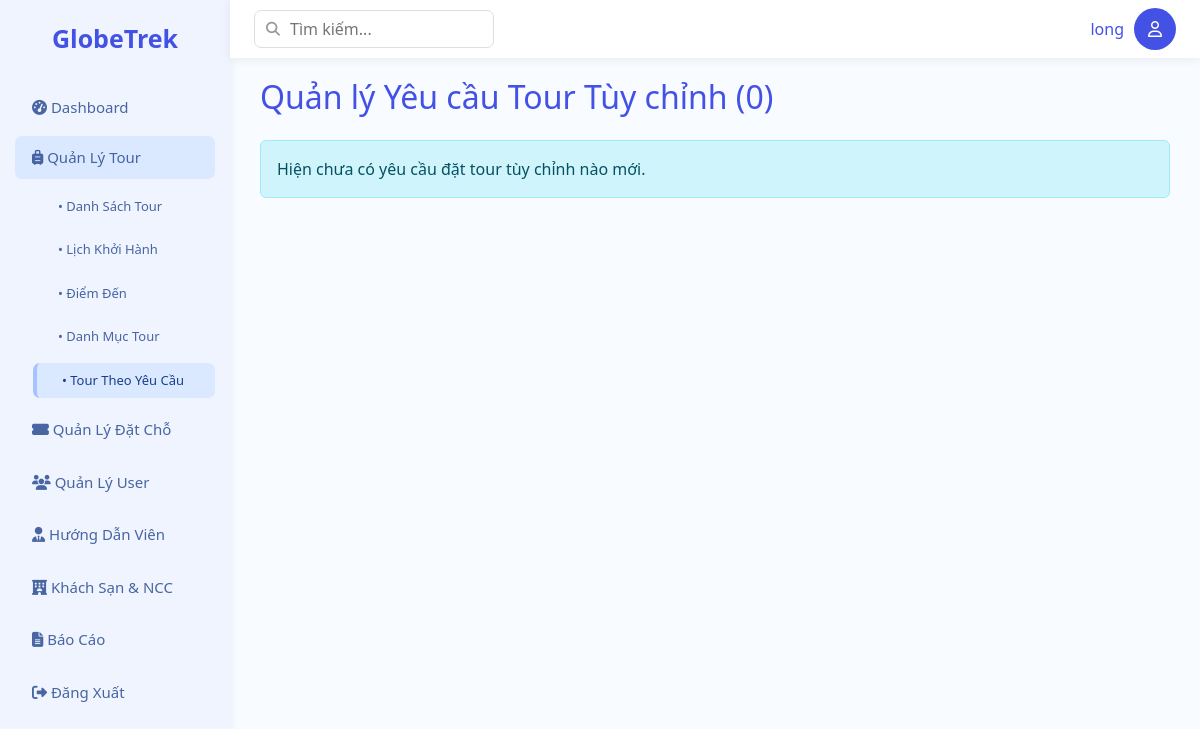
Page /Base/?action=list-requests (signed in) on the earlier database version.
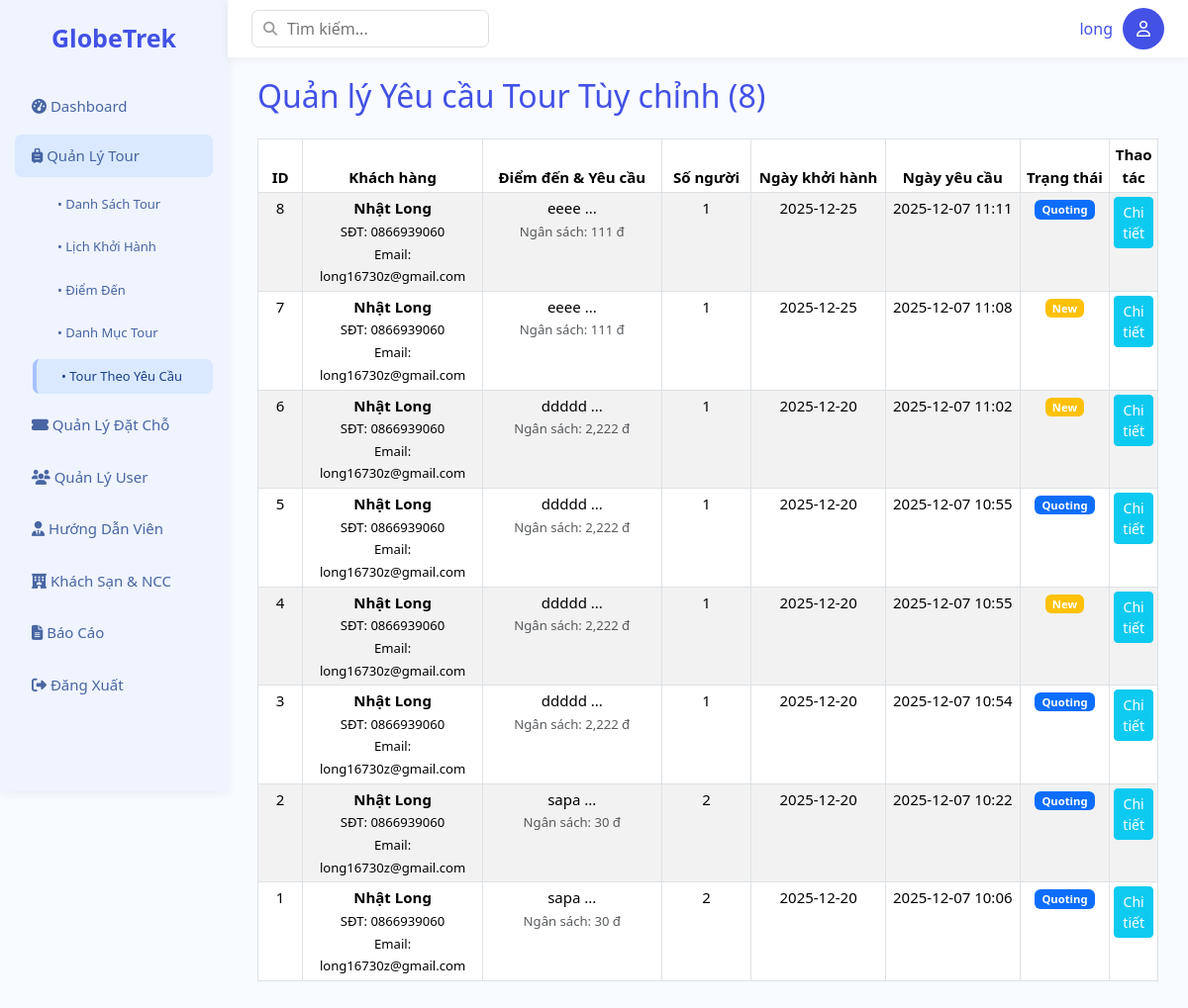
Same page on the later database version.
### tables this page shows
CREATE TABLE `custom_tour_requests` (
  `id` int NOT NULL,
  `user_id` int DEFAULT NULL COMMENT 'FK tới users.id nếu khách hàng đã đăng nhập (NULL nếu đặt qua điện thoại)',
  `customer_name` varchar(100) NOT NULL,
  `customer_email` varchar(100) DEFAULT NULL,
  `customer_phone` varchar(20) NOT NULL,
  `num_people` int NOT NULL,
  `desired_start_date` date DEFAULT NULL,
  `destination_notes` text COMMENT 'Ghi chú về địa điểm, sở thích',
  `budget_range` decimal(12,2) DEFAULT NULL COMMENT 'Ngân sách dự kiến',
  `request_date` datetime DEFAULT CURRENT_TIMESTAMP,
  `request_status` enum('New','Quoting','Accepted','Rejected','Closed') NOT NULL DEFAULT 'New'
);

### Base/controllers/TourController.php (called while the page is built, shortened)
<?php
class TourController
{
    public $customRequestModel;
    public function __construct()
    {
        $this->customRequestModel = new CustomTourRequestModel();
    }
public function listCustomRequests()
{
    $listRequests = $this->customRequestModel->getListRequests();
    require_once PATH_VIEW . 'main.php';
}
}

### Base/index.php (called while the page is built, shortened)
<?php
spl_autoload_register(function ($class) {
    $fileName = "$class.php";
    $fileModel              = PATH_MODEL . $fileName;
});
require_once './routes/index.php';

### Base/models/BaseModel.php (called while the page is built, shortened)
<?php
class BaseModel
{
    protected $pdo;
    public function __construct()
    {
        $dsn = sprintf('mysql:host=%s;port=%s;dbname=%s;charset=utf8', DB_HOST, DB_PORT, DB_NAME);
        try {
            $this->pdo = new PDO($dsn, DB_USERNAME, DB_PASSWORD, DB_OPTIONS);
        } catch (PDOException $e) {
            die("Kết nối cơ sở dữ liệu thất bại: {$e->getMessage()}. Vui lòng thử lại sau.");
        }
    }
    public function __destruct()
    {
        $this->pdo = null;
    }
    public function getConnection()
    {
        return $this->pdo;
}
}

### Base/models/CustomTourRequestModel.php (called while the page is built, shortened)
<?php
class CustomTourRequestModel extends BaseModel
{
    public $db;
    public function __construct()
    {
        $baseModel = new BaseModel();
        $this->db = $baseModel->getConnection();
    }
    public function getListRequests()
    {
        $sql = "SELECT
                r.*, u.name AS user_name, u.email AS user_account_email
            FROM custom_tour_requests r
            LEFT JOIN users u ON r.user_id = u.id
            ORDER BY r.request_date DESC";
        $stmt = $this->db->prepare($sql);
        $stmt->execute();
        return $stmt->fetchAll();
    }
}

### Base/views/admin/requests/list-requests.php (the view)
<?php include PATH_VIEW . 'layout/header.php'; ?>
<div class="main">
    <h2>Quản lý Yêu cầu Tour Tùy chỉnh (<?= count($listRequests) ?>)</h2>
    <?php if (empty($listRequests)): ?>
        <div class="alert alert-info mt-4">
            Hiện chưa có yêu cầu đặt tour tùy chỉnh nào mới.
        </div>
    <?php else: ?>
        <table class="table table-striped table-bordered table-sm mt-4">
            <thead>
                <tr>
                    <th style="width: 5%;">ID</th>
                    <th style="width: 20%;">Khách hàng</th>
                    <th style="width: 20%;">Điểm đến & Yêu cầu</th>
                    <th style="width: 10%;">Số người</th>
                    <th style="width: 15%;">Ngày khởi hành</th>
                    <th style="width: 15%;">Ngày yêu cầu</th>
                    <th style="width: 10%;">Trạng thái</th>
                    <th style="width: 5%;">Thao tác</th>
                </tr>
            </thead>
            <tbody>
                <?php foreach ($listRequests as $req): ?>
                    <tr>
                        <td><?= $req['id'] ?></td>
                        <td>
                            <strong><?= $req['customer_name'] ?></strong><br>
                            <small>SĐT: <?= $req['customer_phone'] ?></small><br>
                            <small>Email: <?= $req['customer_email'] ?></small>
                        </td>
                        <td>
                            <p class="mb-0">
                                <?= nl2br(substr($req['destination_notes'], 0, 80)) ?>...
                            </p>
                            <small class="text-muted">Ngân sách: <?= number_format($req['budget_range'] ?? 0) ?> đ</small>
                        </td>
                        <td><?= $req['num_people'] ?></td>
                        <td><?= $req['desired_start_date'] ?? 'Không rõ' ?></td>
                        <td><?= date('Y-m-d H:i', strtotime($req['request_date'])) ?></td>
                        <td>
                            <span class="badge bg-<?= ($req['request_status'] == 'New') ? 'warning' : (($req['request_status'] == 'Quoting') ? 'primary' : 'success') ?>">
                                <?= $req['request_status'] ?>
                            </span>
                        </td>
                        <td>
                            <a href="<?= BASE_URL ?>?action=view-request&id=<?= $req['id'] ?>" class="btn btn-sm btn-info text-white" title="Xem chi tiết">
                                Chi tiết
                            </a>
                        </td>
                    </tr>
                <?php endforeach; ?>
            </tbody>
        </table>
    <?php endif; ?>
</div>
<?php include PATH_VIEW . 'layout/footer.php'; ?>

Differences in the rows shown:
added custom_tour_requests: id "8", customer_name "Nhật Long", customer_phone "0866939060", customer_email "long16730z@gmail.com", destination_notes "eeee", budget_range "111", num_people "1", desired_start_date "2025-12-25", request_date "2025-12-07 11:11", request_status "Quoting"
added custom_tour_requests: id "7", customer_name "Nhật Long", customer_phone "0866939060", customer_email "long16730z@gmail.com", destination_notes "eeee", budget_range "111", num_people "1", desired_start_date "2025-12-25", request_date "2025-12-07 11:08", request_status "New"
added custom_tour_requests: id "6", customer_name "Nhật Long", customer_phone "0866939060", customer_email "long16730z@gmail.com", destination_notes "ddddd", budget_range "2,222", num_people "1", desired_start_date "2025-12-20", request_date "2025-12-07 11:02", request_status "New"
added custom_tour_requests: id "5", customer_name "Nhật Long", customer_phone "0866939060", customer_email "long16730z@gmail.com", destination_notes "ddddd", budget_range "2,222", num_people "1", desired_start_date "2025-12-20", request_date "2025-12-07 10:55", request_status "Quoting"
added custom_tour_requests: id "4", customer_name "Nhật Long", customer_phone "0866939060", customer_email "long16730z@gmail.com", destination_notes "ddddd", budget_range "2,222", num_people "1", desired_start_date "2025-12-20", request_date "2025-12-07 10:55", request_status "New"
added custom_tour_requests: id "3", customer_name "Nhật Long", customer_phone "0866939060", customer_email "long16730z@gmail.com", destination_notes "ddddd", budget_range "2,222", num_people "1", desired_start_date "2025-12-20", request_date "2025-12-07 10:54", request_status "Quoting"
added custom_tour_requests: id "2", customer_name "Nhật Long", customer_phone "0866939060", customer_email "long16730z@gmail.com", destination_notes "sapa", budget_range "30", num_people "2", desired_start_date "2025-12-20", request_date "2025-12-07 10:22", request_status "Quoting"
added custom_tour_requests: id "1", customer_name "Nhật Long", customer_phone "0866939060", customer_email "long16730z@gmail.com", destination_notes "sapa", budget_range "30", num_people "2", desired_start_date "2025-12-20", request_date "2025-12-07 10:06", request_status "Quoting"
Other differences:
count($listRequests): "0" → "8"
text no longer shown: "Hiện chưa có yêu cầu đặt tour tùy chỉnh nào mới."
text now shown: "ID Khách hàng Điểm đến & Yêu cầu Số người Ngày khởi hành Ngày yêu cầu Trạng thái Thao tác"
